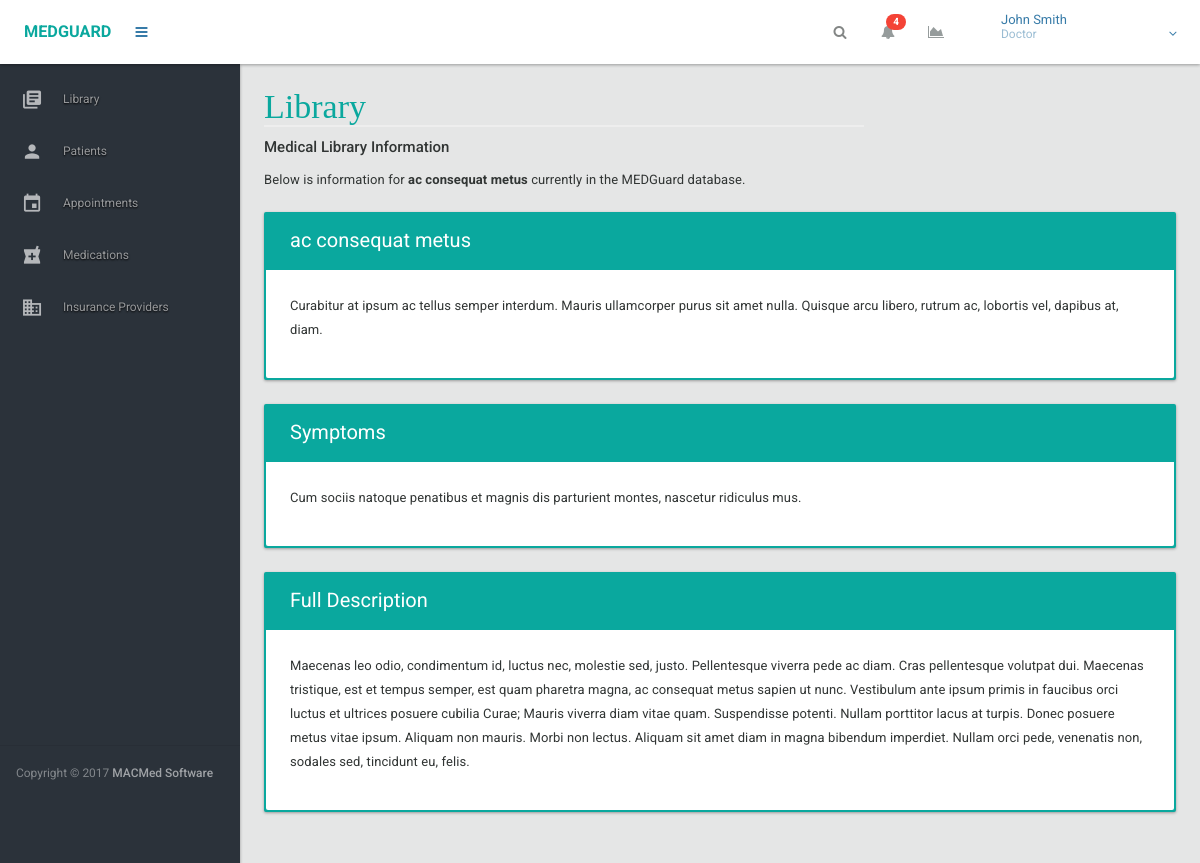
/library/77 (signed in), run on the app's committed database.
### models.py (models this page shows, shortened)
class Roles(db.Model):
	__tablename__ = 'roles'
	role_id = db.Column(db.Integer, primary_key=True)
	name = db.Column(db.String(50), nullable=False)
	role = db.relationship('User_level', foreign_keys = 'User_level.role_id', backref='role')

class MedLibrary(db.Model):
	__tablename__ = 'med_library'
	id = db.Column(db.Integer, primary_key=True)
	name = db.Column(db.String(50), nullable=False)
	symptom = db.Column(db.String(200), nullable=False)
	excerpt = db.Column(db.String(100), nullable=False)
	desc = db.Column(db.String(500), nullable=False)

### views.py (the view)
@app.route('/library/<item_id>')
@login_required
def view_single_library(item_id):
	data = MedLibrary.query.filter(MedLibrary.id == item_id).first()
	page_title = "Library"
	return render_template('library-single.html', main_nav = render_nav('main'), data = data, logged_user = logged_in_user_all(), page_title = page_title)

### controller.py (called while the page is built)
def get_user_role(user_id):
	user = User_level.query.filter_by(user_id=user_id).first()
	if user is not None:
		return user.role_id
	else:
		return False

def get_role_name(role_id):
	role = Roles.query.filter_by(role_id=role_id).first()
	return role.name

### nav.py (called while the page is built)
def render_nav(location):
	if location == "main":
		return render_nav_main()

def render_nav_main():
	links = []
	user_id = session['user_id']
	role = get_user_role(user_id)
	for page in PAGE_ACCESS[role]:
		links.append(mg_get_link(page))
	return links

### user.py (called while the page is built)
def get_logged_in_user_all():
	user_id = session['user_id']
	user = Users.query.filter(Users.user_id == user_id).first()
	user_dict = {}
	user_dict['full_name'] = getattr(user, 'first_name') + " " + getattr(user, 'last_name')
	user_dict['role_name'] = get_role_name(get_user_role(user_id))
	return user_dict

def logged_in_user_all():
	if session['logged_in'] == True:
		return get_logged_in_user_all()

### views.py (called while the page is built)
def login_required(test):
	@wraps(test)
	def wrap(*args, **kwargs):
		if 'logged_in' in session:
			return test(*args, **kwargs)
		else:
			flash('You need to login first')
			return redirect(url_for('login'))
	return wrap

### templates/library-single.html
{% extends "dashboard.html" %}
{% block content %}
<div class="row">
	<div class="col-lg-12">
		<h4>Medical Library Information</h4>
	</div>
	<div class="col-md-8">
		<article class="margin-bottom-xxl">
			<p>
				Below is information for <b>{{ data.name }}</b> currently in the MEDGuard database.
			</p>
		</article>
	</div>
	<div class="col-lg-12">
		<div class="card card-bordered style-primary">
			<div class="card-head">
				<header>{{ data.name }}</header>
			</div>
			<div class="card-body style-default-bright">
				<p>{{ data.excerpt }}</p>
			</div>
		</div>
		<div class="card card-bordered style-primary">
			<div class="card-head">
				<header>Symptoms</header>
			</div>
			<div class="card-body style-default-bright">
				<p>{{ data.symptom }}</p>
			</div>
		</div>
		<div class="card card-bordered style-primary">
			<div class="card-head">
				<header>Full Description</header>
			</div>
			<div class="card-body style-default-bright">
				<p>{{ data.desc }}</p>
			</div>
		</div>
	</div>
</div>
{% endblock %}

### templates/dashboard-header.html (shortened to what this page needs)
<header id="header" >
	<div class="headerbar">
		<div class="headerbar-left">
			<ul class="header-nav header-nav-options">
				<li class="header-nav-brand" >
					<div class="brand-holder">
						<a href="../../html/dashboards/dashboard.html">
							<span class="text-lg text-bold text-primary">MEDGUARD</span>
						</a>
					</div>
				</li>
				<li>
					<a class="btn btn-icon-toggle menubar-toggle" data-toggle="menubar" href="javascript:void(0);">
						<i class="fa fa-bars"></i>
					</a>
				</li>
			</ul>
		</div>
		<div class="headerbar-right">
			<ul class="header-nav header-nav-options">
				<li>
					<form class="navbar-search" role="search">
						<button type="submit" class="btn btn-icon-toggle ink-reaction"><i class="fa fa-search"></i></button>
					</form>
				</li>
				<li class="dropdown hidden-xs">
					<a href="javascript:void(0);" class="btn btn-icon-toggle btn-default" data-toggle="dropdown">
						<i class="fa fa-bell"></i><sup class="badge style-danger">4</sup>
					</a>
				</li>
				<li class="dropdown hidden-xs">
					<a href="javascript:void(0);" class="btn btn-icon-toggle btn-default" data-toggle="dropdown">
						<i class="fa fa-area-chart"></i>
					</a>
				</li>
			</ul>
			<ul class="header-nav header-nav-profile">
				<li class="dropdown">
					<a href="javascript:void(0);" class="dropdown-toggle ink-reaction" data-toggle="dropdown">
						<span class="profile-info">
							{{ logged_user.full_name }}
							<small>{{ logged_user.role_name }}</small>
						</span>
					</a>
				</li>
			</ul>
		</div>
	</div>
</header>

### static/css/main.css (style rules this page uses)
a, h1, h2 { color: #377BA8; }

### data on the page
Roles: role_name "Doctor"
MedLibrary: name "ac consequat metus", excerpt "Curabitur at ipsum ac tellus semper interdum. Mauris ullamcorper purus sit amet nulla. Quisque arcu libero, rutrum ac, lobortis vel, dapibus at, diam.", symptom "Cum sociis natoque penatibus et magnis dis parturient montes, nascetur ridiculus mus.", desc "Maecenas leo odio, condimentum id, luctus nec, molestie sed, justo. Pellentesque viverra pede ac diam. Cras pellentesque volutpat dui. Maecenas tristique, est et tempus semper, est quam pharetra magna, ac consequat metus sapien ut nunc. Vestibulum ante ipsum primis in faucibus orci luctus et ultrices posuere cubilia Curae; Mauris viverra diam vitae quam. Suspendisse potenti. Nullam porttitor lacus at turpis. Donec posuere metus vitae ipsum. Aliquam non mauris. Morbi non lectus. Aliquam sit amet diam in magna bibendum imperdiet. Nullam orci pede, venenatis non, sodales sed, tincidunt eu, felis."

### other printed values
{{ logged_user.full_name }} "John Smith"
{{ page_title }} "Library"
{{ link['name'] }} "Library" "Patients" "Appointments" "Medications" "Insurance Providers"
